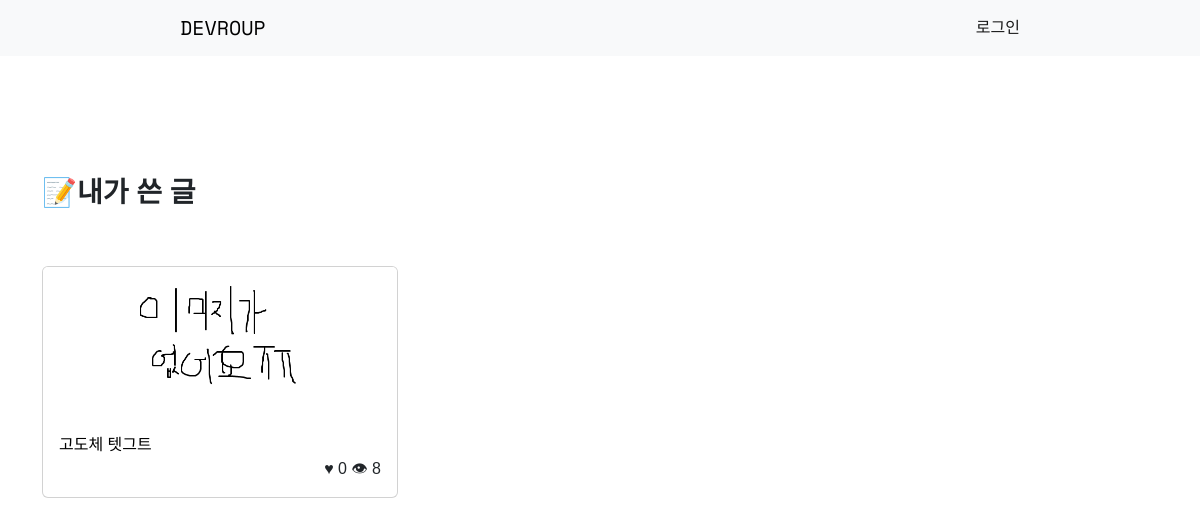
Before: /user/user_posts/ with the older database file.
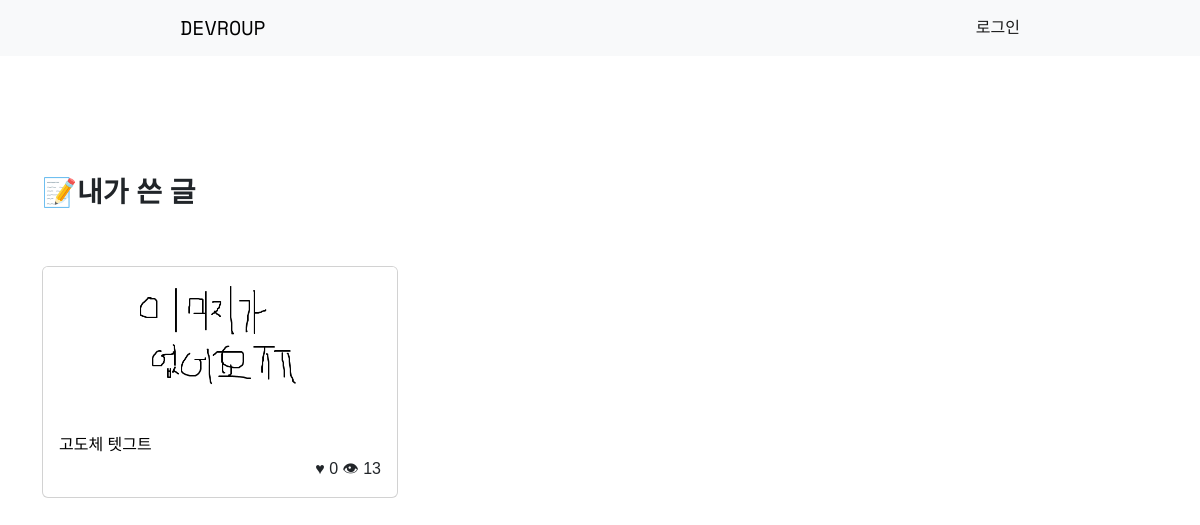
After: the same page with the newer database file.
### community/models.py (models this page shows, shortened)
class Post(models.Model):
    title = models.CharField(max_length=200)
    author = models.CharField(max_length=30, null=True)
    hit = models.IntegerField(default=0)
    like = models.IntegerField(default=0)
    date = models.DateTimeField(auto_now_add=True)
    image = models.ImageField(upload_to='community_thumbnail', null=True)
    content = MarkdownxField()

### user/views.py (the view)
# urls.py: path('user_posts/', views.user_posts, name='user_posts'),
def user_posts(request):
    posts = Post.objects.filter(author=request.user.username).order_by('-date')
    return render(request, 'user/user_posts.html', {'posts': posts})

### user/templates/user/user_posts.html (shortened to what this page needs)
{% extends 'community/base.html' %} {% block content %}
<br /><br /><br /><br /><br />
<div class="container">
    <div class="row mb-5">
        <h3 style="font-weight: 1000;">📝내가 쓴 글</h3>
    </div>
    <div class="row">
        {% for post in posts %}
        <div class="col-4 mb-5">
            <div class="card h-100">
                <div class="media-container">
                    <img
                        src="{{ post.image.url }}"
                        class="card-img-top"
                        style="object-fit: cover; height: 150px;"
                    />
                </div>
                <div class="card-body">
                    <a
                        class="card-title stretched-link"
                        href="{% url 'community:post_detail' pk=post.pk %}"
                        >{{ post.title }}</a
                    >
                    <br />
                    <div class="row">
                        <div class="col-6" style="font-size: small">
                        </div>
                        <div class="col-6 text-end">
                            ♥&nbsp;{{ post.like }}
                            👁&nbsp;{{ post.hit }}
                        </div>
                    </div>
                </div>
            </div>
        </div>
        {% endfor %}
    </div>
{% endblock content %}

Changed rows visible on the page:
changed Post "고도체 텟그트": hit "8" → "13"
